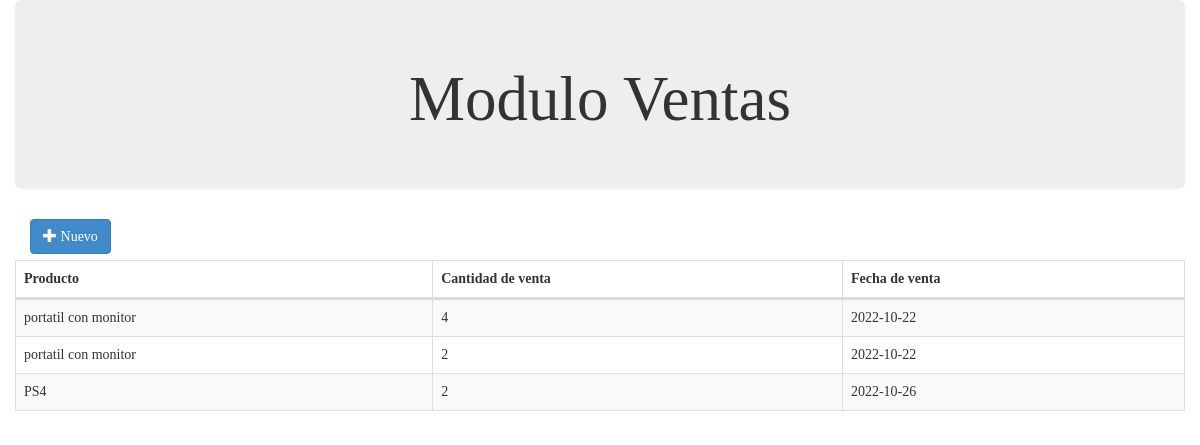
The page /registrarVenta.php on the database its author committed.
### tables this page shows
CREATE TABLE `venta` (
  `id_venta` int(11) NOT NULL,
  `idproducto` int(11) DEFAULT NULL,
  `cantidad_venta` varchar(255) NOT NULL,
  `fecha_creacion` date DEFAULT NULL
);

CREATE TABLE `productos` (
  `id_producto` int(11) NOT NULL,
  `fk_id_categoria` int(11) DEFAULT NULL,
  `fk_id_cafeteria` int(11) DEFAULT NULL,
  `nombre` varchar(255) DEFAULT NULL,
  `referencia` varchar(100) DEFAULT NULL,
  `precio` int(11) DEFAULT NULL,
  `peso` int(11) DEFAULT NULL,
  `fecha_creacion` date DEFAULT NULL,
  `stock` int(11) DEFAULT NULL
);

### registrarVenta.php (the view, shortened to what this page needs)
<!DOCTYPE html>
<html>
<head>
    <link rel="stylesheet" type="text/css" href="bootstrap/css/bootstrap.min.css">
    <link rel="stylesheet" type="text/css" href="datatable/dataTable.bootstrap.min.css">
</head>
<body>
    <div class="container">
        <div class="row">
            <div class="jumbotron jumbotron-fluid">
                <div class="container">
                    <center>
                        <h1 class="display-4">Modulo Ventas</h1>
                    </center>
                </div>
            </div>
            <div class="col-sm-12 ml-auto" >
                <a href="#addnewVenta" data-toggle="modal" class="btn btn-primary"><span
                        class="glyphicon glyphicon-plus"></span> Nuevo</a>
            </div>
            <div class="row">
                <div class="col-sm-12">
                    <table id="myTable" class="table table-bordered table-striped">
                        <thead>
                            <th>Producto</th>
                            <th>Cantidad de venta</th>
                            <th>Fecha de venta</th>
                        </thead>
                        <tbody>
                            <?php
                                include_once 'Conexion/connection.php';
                                $sql = "SELECT  productos.nombre AS nombre, venta.cantidad_venta, venta.fecha_creacion
                                 FROm productos
                                INNER JOIN venta ON productos.id_producto = venta.idproducto;";
                                $query = $conn->query($sql);
                                while ($row = $query->fetch_assoc()) {
                                            echo
                                                "<tr>
                                                    <td>" . $row['nombre'] . "</td>
                                                    <td>" . $row['cantidad_venta'] . "</td>
                                                    <td>" . $row['fecha_creacion'] . "</td>
                                                </tr>";
                                }
                            ?>
                        </tbody>
                    </table>
                </div>
            </div>
        </div>
    </div>
</body>
</body>
</html>

### registrarVenta.php (style rules this page uses)
table, td, th, a, h1 { font-family: 'Courgette', cursive; }

### rows shown on the page
venta: idproducto.nombre "portatil con monitor", cantidad_venta "4", fecha_creacion "2022-10-22"
venta: idproducto.nombre "portatil con monitor", cantidad_venta "2", fecha_creacion "2022-10-22"
venta: idproducto.nombre "PS4", cantidad_venta "2", fecha_creacion "2022-10-26"
